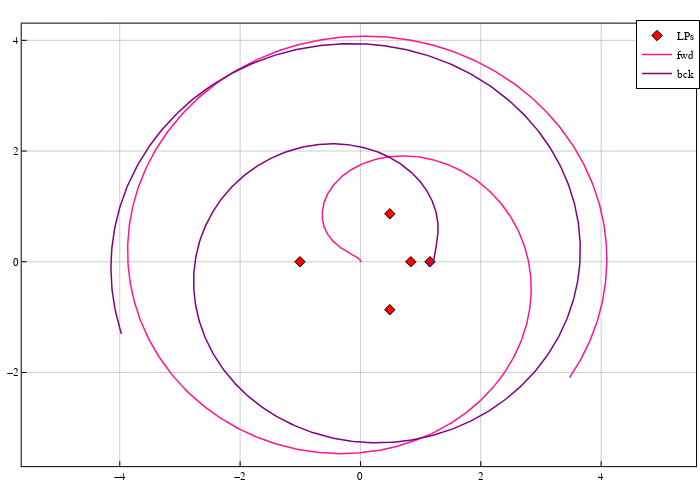

Here is the notebook cell this chart was saved with:
### Code cell
pcart = plot(size=(700,500), frame_style=:box, aspect_ratio=:equal, grid=0.4)
scatter!(pcart, lps[:,1], lps[:,2], marker=:diamond, color=:red, label="LPs")
# trajectory
plot!(Array(sol_fwd)[1,:], Array(sol_fwd)[2,:], color=:deeppink, linewidth=1.5, label="fwd")
plot!(Array(sol_bck)[1,:], Array(sol_bck)[2,:], color=:purple, linewidth=1.5, label="bck")

pcart

### Figure 1 — Plotly figure (JSON) as saved in the notebook; plotly's stock layout.template omitted (floating-point values rounded to 4 significant figures; data arrays with more than 128 entries replaced by an {"elided": "..."} marker saying what was removed)
{"data": [{"colorbar": {"title": ""}, "legendgroup": "LPs", "marker": {"color": "rgba(255, 0, 0, 1.000)", "line": {"color": "rgba(0, 0, 0, 1.000)", "width": 1}, "size": 8, "symbol": "diamond"}, "mode": "markers", "name": "LPs", "showlegend": true, "type": "scatter", "x": [0.8369, 1.156, -1.005, 0.4878, 0.4878], "xaxis": "x", "y": [0, 0, 0, 0.866, -0.866], "yaxis": "y", "zmax": null, "zmin": null}, {"colorbar": {"title": ""}, "legendgroup": "fwd", "line": {"color": "rgba(255, 20, 147, 1.000)", "dash": "solid", "shape": "linear", "width": 1.5}, "mode": "lines", "name": "fwd", "showlegend": true, "type": "scatter", "x": {"elided": "1236 float values"}, "xaxis": "x", "y": {"elided": "1236 float values"}, "yaxis": "y", "zmax": null, "zmin": null}, {"colorbar": {"title": ""}, "legendgroup": "bck", "line": {"color": "rgba(128, 0, 128, 1.000)", "dash": "solid", "shape": "linear", "width": 1.5}, "mode": "lines", "name": "bck", "showlegend": true, "type": "scatter", "x": {"elided": "1023 float values"}, "xaxis": "x", "y": {"elided": "1023 float values"}, "yaxis": "y", "zmax": null, "zmin": null}], "layout": {"annotations": [], "height": 500, "legend": {"bgcolor": "rgba(255, 255, 255, 1.000)", "bordercolor": "rgba(0, 0, 0, 1.000)", "borderwidth": 1, "font": {"color": "rgba(0, 0, 0, 1.000)", "family": "sans-serif", "size": 11}, "title": {"font": {"color": "rgba(0, 0, 0, 1.000)", "family": "sans-serif", "size": 15}, "text": ""}, "tracegroupgap": 0, "traceorder": "normal", "x": 1, "xanchor": "auto", "y": 1, "yanchor": "auto"}, "margin": {"b": 20, "l": 0, "r": 0, "t": 20}, "paper_bgcolor": "rgba(255, 255, 255, 1.000)", "plot_bgcolor": "rgba(255, 255, 255, 1.000)", "showlegend": true, "width": 700, "xaxis": {"anchor": "y", "domain": [0.03102, 0.9944], "gridcolor": "rgba(0, 0, 0, 0.400)", "gridwidth": 0.5, "linecolor": "rgba(0, 0, 0, 1.000)", "mirror": true, "range": [-5.63, 5.578], "showgrid": true, "showline": true, "showticklabels": true, "tickangle": 0, "tickcolor": "rgb(0, 0, 0)", "tickfont": {"color": "rgba(0, 0, 0, 1.000)", "family": "sans-serif", "size": 11}, "tickmode": "array", "ticks": "inside", "ticktext": ["−4", "−2", "0", "2", "4"], "tickvals": [-4, -2, 0, 2, 4], "title": "", "titlefont": {"color": "rgba(0, 0, 0, 1.000)", "family": "sans-serif", "size": 15}, "type": "-", "visible": true, "zeroline": false, "zerolinecolor": "rgba(0, 0, 0, 1.000)"}, "yaxis": {"anchor": "x", "domain": [0.0301, 0.9921], "gridcolor": "rgba(0, 0, 0, 0.400)", "gridwidth": 0.5, "linecolor": "rgba(0, 0, 0, 1.000)", "mirror": true, "range": [-3.692, 4.302], "showgrid": true, "showline": true, "showticklabels": true, "tickangle": 0, "tickcolor": "rgb(0, 0, 0)", "tickfont": {"color": "rgba(0, 0, 0, 1.000)", "family": "sans-serif", "size": 11}, "tickmode": "array", "ticks": "inside", "ticktext": ["−2", "0", "2", "4"], "tickvals": [-2, 0, 2, 4], "title": "", "titlefont": {"color": "rgba(0, 0, 0, 1.000)", "family": "sans-serif", "size": 15}, "type": "-", "visible": true, "zeroline": false, "zerolinecolor": "rgba(0, 0, 0, 1.000)"}}}
